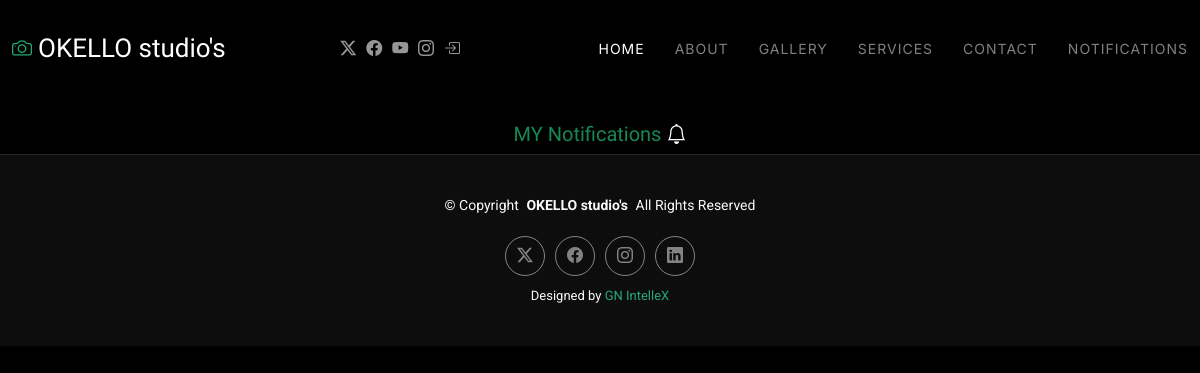
The page /notify.php on the database as committed earlier.
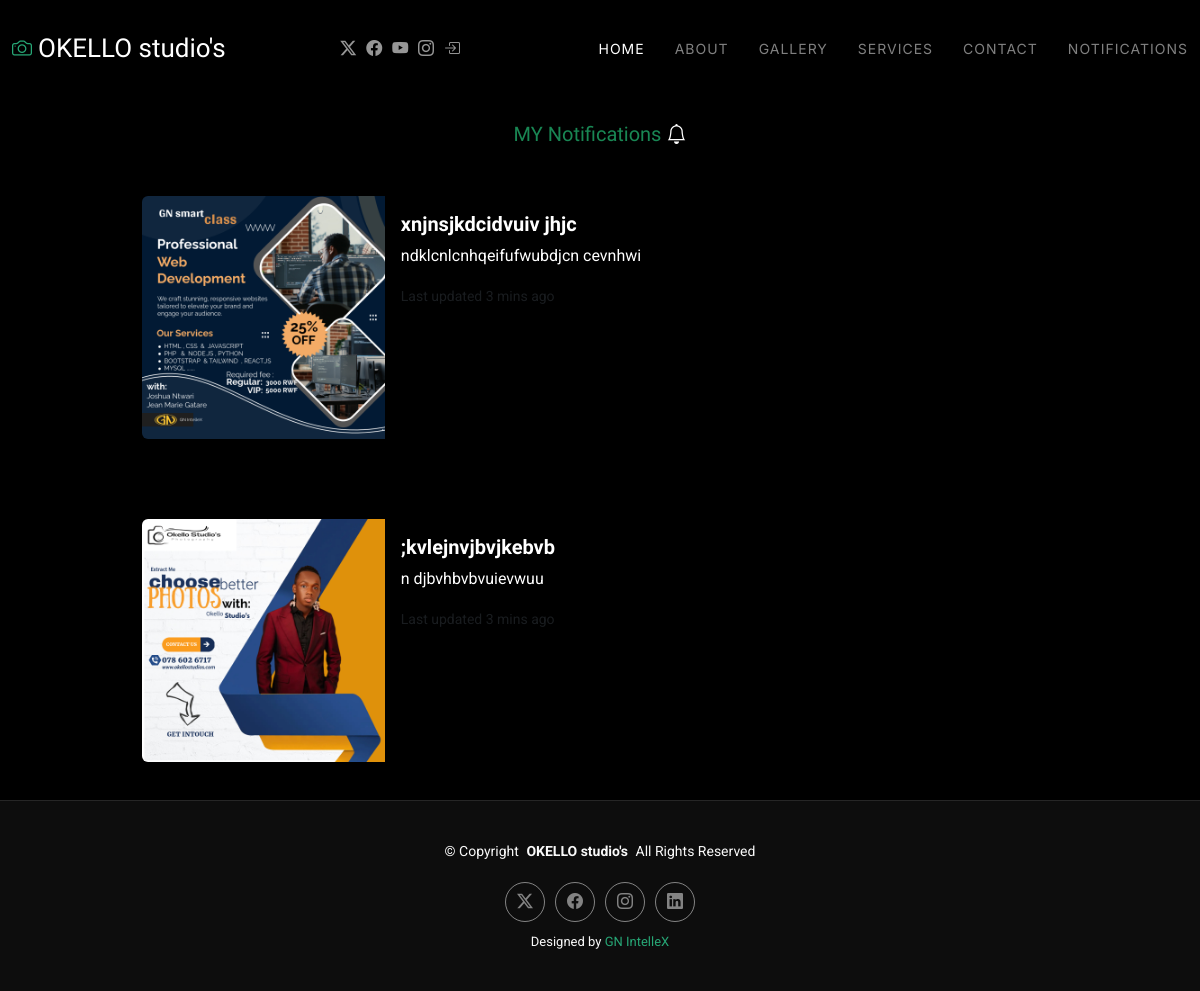
The same page on the database as committed later.
### tables this page shows
CREATE TABLE `nitify` (
  `image` varchar(250) NOT NULL,
  `id` int(11) NOT NULL,
  `title` varchar(200) NOT NULL,
  `notification` text NOT NULL
);

### notify.php (the view, shortened to what this page needs)
<?php include("connect.php");?>
<!DOCTYPE html>
<html lang="en">
<head>
  <link href="assets/vendor/bootstrap/css/bootstrap.min.css" rel="stylesheet">
  <link href="assets/vendor/bootstrap-icons/bootstrap-icons.css" rel="stylesheet">
  <link href="assets/vendor/aos/aos.css" rel="stylesheet">
  <link href="assets/vendor/glightbox/css/glightbox.min.css" rel="stylesheet">
  <link href="assets/vendor/swiper/swiper-bundle.min.css" rel="stylesheet">
  <link href="assets/css/main.css" rel="stylesheet">
</head>
<body class="index-page">
    <?php  include('./components/head.php') ?>
  <main class="main">
  <div class="row">
    <div class="col-md-12">
      <h5 class="text-success mt-4 text-center ">MY Notifications <i class="bi bi-bell text-white"></i></h5>
    </div>
  </div>
  <div class="cards border-success">
      <?php $sql = "SELECT * FROM `nitify` order by `id` desc";$query = mysqli_query($con , $sql);while( $row = mysqli_fetch_array($query)){?>
        <div class="card">
        <div class="card mb-3" style="max-width: 840px;">
            <div class="row g-0">
              <div class="col-md-4">
                <img src="./dashboard/<?php echo $row['image']?>" class="img-fluid rounded-start" alt="...">
              </div>
              <div class="col-md-8">
                <div class="card-body">
                  <h5 class="card-title" style="font-weight:bolder"><?php echo $row['title']?> </h5>
                  <p class="card-text"><?php echo $row['notification']?></p>
                  <p class="card-text"><small class="text-body-secondary">Last updated 3 mins ago</small></p>
                </div>
              </div>
            </div>
          </div>
        </div>
        <?php } ?>
  </div>
  </main>
  <footer id="footer" class="footer">
    <div class="container">
      <div class="copyright text-center ">
        <p>© <span>Copyright</span> <strong class="px-1 sitename">OKELLO studio's</strong> <span>All Rights Reserved</span></p>
      </div>
      <div class="social-links d-flex justify-content-center">
        <a href=""><i class="bi bi-twitter-x"></i></a>
        <a href=""><i class="bi bi-facebook"></i></a>
        <a href=""><i class="bi bi-instagram"></i></a>
        <a href=""><i class="bi bi-linkedin"></i></a>
      </div>
      <div class="credits">
        Designed by <a href="https://gnintellex.netlify.app/">GN IntelleX</a>
      </div>
    </div>
  </footer>
</body>
</html>

Rows that differ between the two databases and show on the page:
added nitify: image (picture), title "xnjnsjkdcidvuiv jhjc", notification "ndklcnlcnhqeifufwubdjcn cevnhwi"
added nitify: image (picture), title ";kvlejnvjbvjkebvb", notification "n djbvhbvbvuievwuu"
